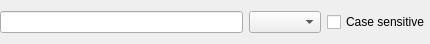
<?xml version="1.0" encoding="UTF-8"?>
<ui version="4.0">
 <class>TextFilterWidget</class>
 <widget class="QWidget" name="TextFilterWidget">
  <property name="geometry">
   <rect>
    <x>0</x>
    <y>0</y>
    <width>430</width>
    <height>38</height>
   </rect>
  </property>
  <property name="sizePolicy">
   <sizepolicy hsizetype="Preferred" vsizetype="Preferred">
    <horstretch>0</horstretch>
    <verstretch>0</verstretch>
   </sizepolicy>
  </property>
  <property name="windowTitle">
   <string>Text filter</string>
  </property>
  <layout class="QHBoxLayout" name="horizontalLayout">
   <property name="leftMargin">
    <number>0</number>
   </property>
   <property name="rightMargin">
    <number>0</number>
   </property>
   <item>
    <widget class="QLineEdit" name="textEdit"/>
   </item>
   <item>
    <widget class="QComboBox" name="serchTypeCombobox"/>
   </item>
   <item>
    <widget class="QCheckBox" name="caseSensitiveCheckBox">
     <property name="text">
      <string>Case sensitive</string>
     </property>
    </widget>
   </item>
  </layout>
 </widget>
 <resources/>
 <connections/>
</ui>
